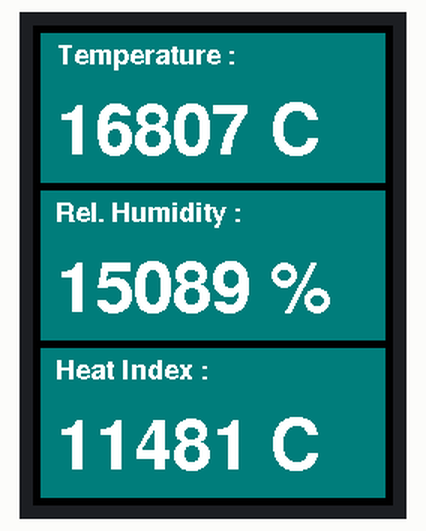
The program below on a simulated Arduino Mega 2560, built with avr-gcc and run on an emulated ATmega2560. Parts: 240×320 colour display. Random numbers use the default seed unless the program sets one.

Above: at 0.4 s.
At 15.6 s:
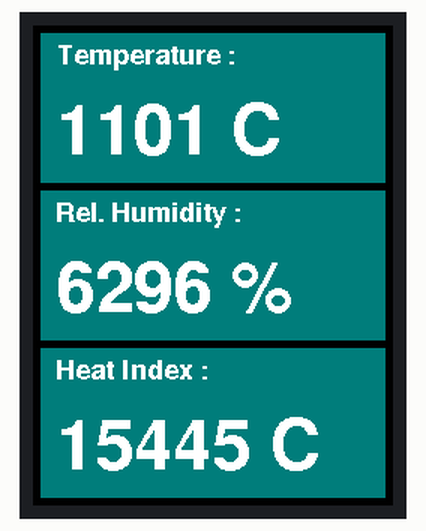
At 30.8 s:
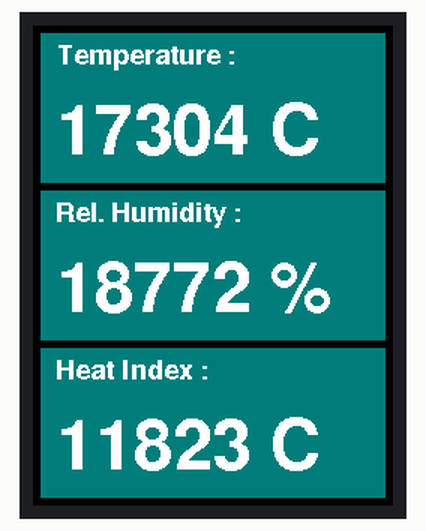
At 61.1 s:
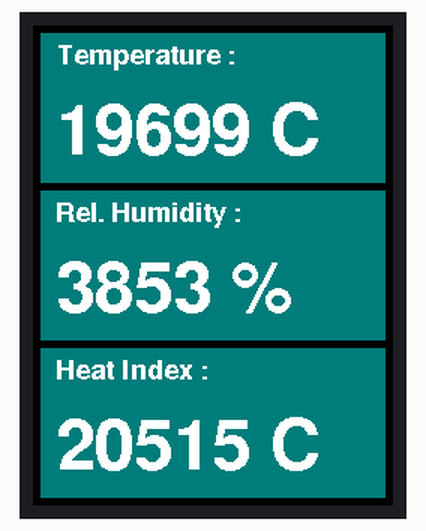
At 91.5 s:
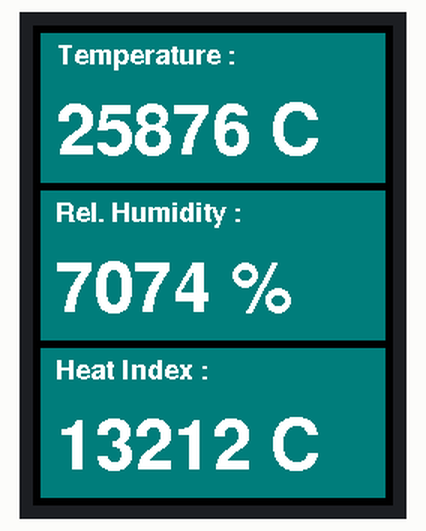
At 126.9 s:
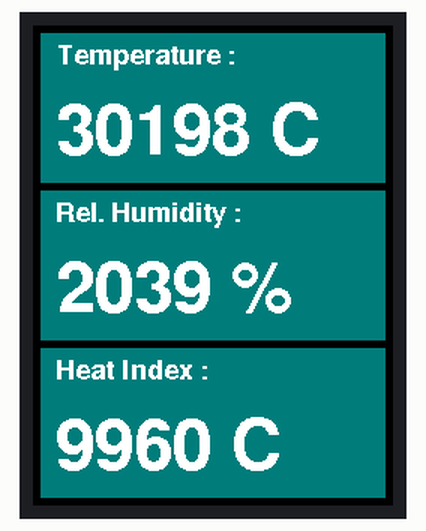

Measured:
- what the display in image 1 shows lasts 5.1 s, from 15.5 s to 20.6 s

The program:

main.cpp
```cpp
#include <Arduino.h>

#include <Wire.h>
#include <SPI.h>
#include <Adafruit_GFX.h>
#include <Adafruit_ILI9341.h>

#include <Fonts/FreeSansBold9pt7b.h>
#include <Fonts/FreeSansBold12pt7b.h>
#include <Fonts/FreeSansBold18pt7b.h>
#include <Fonts/FreeSansBold24pt7b.h>

/*
TFT DISPLAY PINS          ARDUINO PINS
    VCC                       5V
    GND                       GND
    CS                        9
    RST                       7
    DC                        8
    MOSI                      11
    SCK                       13
    LED                       5V
    MISO                      --
*/

#define TFT_CS 9
#define TFT_RST 7
#define TFT_DC 8
#define TFT_MOSI 11
#define TFT_SCLK 13
#define TFT_MISO -1

Adafruit_ILI9341 tft = Adafruit_ILI9341(TFT_CS, TFT_DC, TFT_MOSI, TFT_SCLK, TFT_RST, TFT_MISO);

#define BORDER_WIDTH 5
#define BOX_WIDTH (ILI9341_TFTWIDTH - (2 * BORDER_WIDTH))
#define BOX_HEIGHT ((ILI9341_TFTHEIGHT - (4 * BORDER_WIDTH)) / 3)

void setup()
{
  // put your setup code here, to run once:
  tft.begin();

  tft.setRotation(2);

  tft.fillRect(0, 0, ILI9341_TFTWIDTH, ILI9341_TFTHEIGHT, ILI9341_BLACK);

  tft.fillRect(BORDER_WIDTH, BORDER_WIDTH, BOX_WIDTH, BOX_HEIGHT, ILI9341_DARKCYAN);
  tft.fillRect(BORDER_WIDTH, 2 * BORDER_WIDTH + BOX_HEIGHT, BOX_WIDTH, BOX_HEIGHT, ILI9341_DARKCYAN);
  tft.fillRect(BORDER_WIDTH, 3 * BORDER_WIDTH + 2 * BOX_HEIGHT, BOX_WIDTH, BOX_HEIGHT, ILI9341_DARKCYAN);

  tft.setTextColor(ILI9341_WHITE, ILI9341_DARKCYAN);

  tft.setFont(&FreeSansBold9pt7b);
  tft.setCursor(3 * BORDER_WIDTH, 5 * BORDER_WIDTH);
  tft.print(F("Temperature :"));

  tft.setFont(&FreeSansBold9pt7b);
  tft.setCursor(3 * BORDER_WIDTH, 6 * BORDER_WIDTH + BOX_HEIGHT);
  tft.print(F("Rel. Humidity :"));

  tft.setFont(&FreeSansBold9pt7b);
  tft.setCursor(3 * BORDER_WIDTH, 7 * BORDER_WIDTH + 2 * BOX_HEIGHT);
  tft.print(F("Heat Index :"));

  tft.setFont(&FreeSansBold24pt7b);
}

void loop()
{
  // put your main code here, to run repeatedly:
  for (int i = 0; i < 1000; i++)
  {
    tft.setCursor(3 * BORDER_WIDTH, 5 * BORDER_WIDTH + 60);
    tft.fillRect(3 * BORDER_WIDTH, 50, BOX_WIDTH - 3 * BORDER_WIDTH, 40, ILI9341_DARKCYAN);
    tft.print(rand(), 1);
    tft.print(F(" C"));

    tft.setCursor(3 * BORDER_WIDTH, 6 * BORDER_WIDTH + 60 + BOX_HEIGHT);
    tft.fillRect(3 * BORDER_WIDTH, 50 + BORDER_WIDTH + BOX_HEIGHT, BOX_WIDTH - 3 * BORDER_WIDTH, 40, ILI9341_DARKCYAN);
    tft.print(rand(), 1);
    tft.print(F(" %"));

    tft.setCursor(3 * BORDER_WIDTH, 7 * BORDER_WIDTH + 60 + 2 * BOX_HEIGHT);
    tft.fillRect(3 * BORDER_WIDTH, 50 + 2 * BORDER_WIDTH + 2 * BOX_HEIGHT, BOX_WIDTH - 3 * BORDER_WIDTH, 40, ILI9341_DARKCYAN);
    tft.print(rand(), 1);
    tft.print(F(" C"));

    delay(5000);
  }
}
```
